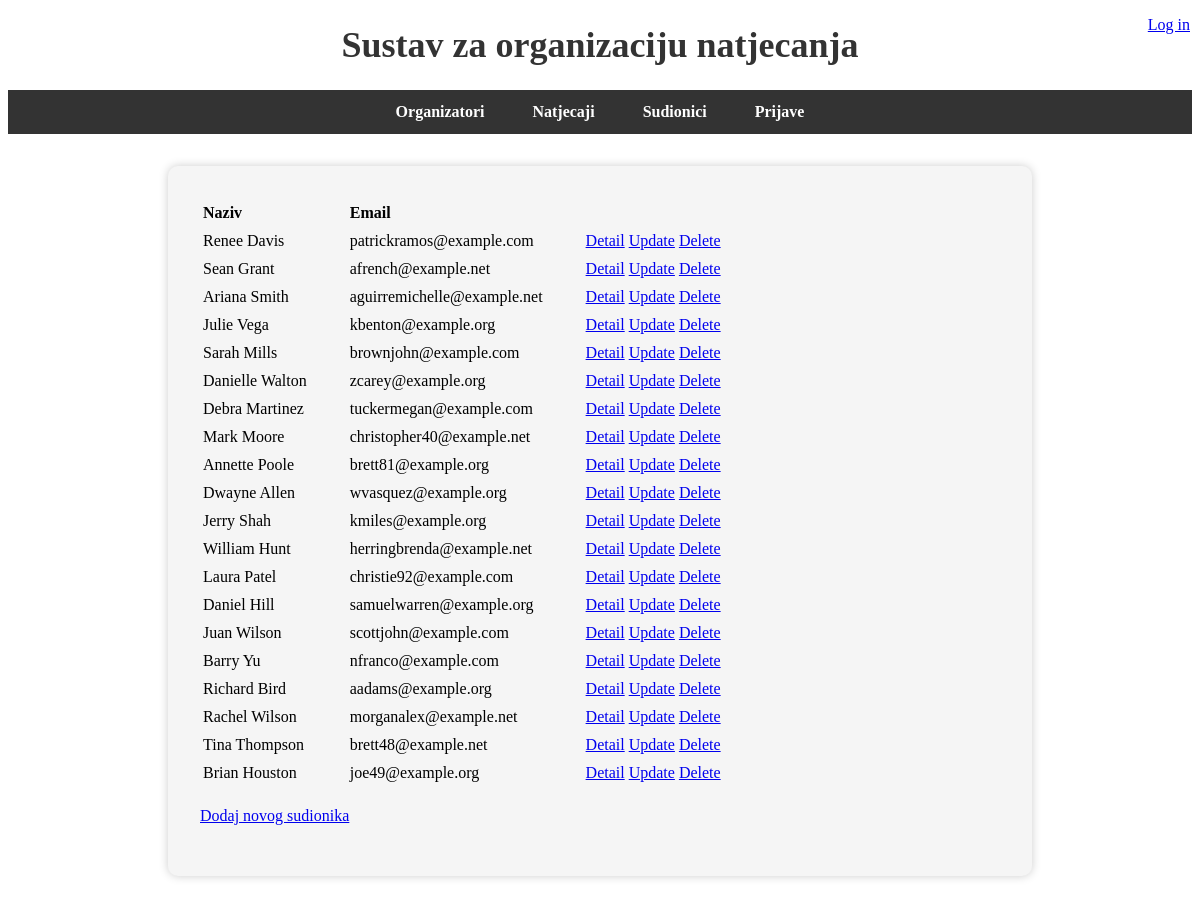
/sudionici/, run on the app's committed database.
### main/models.py (models this page shows, shortened)
class Sudionik(models.Model):
    sudionik_naziv = models.CharField(max_length=255)
    sudionik_email = models.EmailField()

### main/views.py (the view)
# urls.py: path('sudionici/', views.sudionik_list, name='sudionik_list'),
def sudionik_list(request):
    sudionici = Sudionik.objects.all()
    return render(request, 'sudionici/sudionik_list.html', {'sudionici': sudionici})

### templates/sudionici/sudionik_list.html
{% extends "index.html" %}
{% block content %}
<table>
  <thead style="text-align: left;">
    <tr>
      <th>Naziv</th>
      <th>Email</th>
    </tr>
  </thead>
  <tbody>
    {% for sudionik in sudionici %}
      <tr>
        <td style="padding-right: 40px;">{{ sudionik.sudionik_naziv }}</td>
        <td style="padding-right: 40px;">{{ sudionik.sudionik_email }}</td>
        <td>
          <a href="{% url 'sudionik_detail' sudionik.pk %}">Detail</a>
          <a href="{% url 'sudionik_update' sudionik.pk %}">Update</a>
          <a href="{% url 'sudionik_delete' sudionik.pk %}">Delete</a>
        </td>
      </tr>
    {% endfor %}
  </tbody>
</table>
<p><a href="{% url 'sudionik_create' %}">Dodaj novog sudionika</a></p>
{% endblock %}

### data on the page
Sudionik: sudionik_naziv "Renee Davis", sudionik_email "patrickramos@example.com"
Sudionik: sudionik_naziv "Sean Grant", sudionik_email "afrench@example.net"
Sudionik: sudionik_naziv "Ariana Smith", sudionik_email "aguirremichelle@example.net"
Sudionik: sudionik_naziv "Julie Vega", sudionik_email "kbenton@example.org"
Sudionik: sudionik_naziv "Sarah Mills", sudionik_email "brownjohn@example.com"
Sudionik: sudionik_naziv "Danielle Walton", sudionik_email "zcarey@example.org"
Sudionik: sudionik_naziv "Debra Martinez", sudionik_email "tuckermegan@example.com"
Sudionik: sudionik_naziv "Mark Moore", sudionik_email "christopher40@example.net"
Sudionik: sudionik_naziv "Annette Poole", sudionik_email "brett81@example.org"
Sudionik: sudionik_naziv "Dwayne Allen", sudionik_email "wvasquez@example.org"
Sudionik: sudionik_naziv "Jerry Shah", sudionik_email "kmiles@example.org"
Sudionik: sudionik_naziv "William Hunt", sudionik_email "herringbrenda@example.net"
Sudionik: sudionik_naziv "Laura Patel", sudionik_email "christie92@example.com"
Sudionik: sudionik_naziv "Daniel Hill", sudionik_email "samuelwarren@example.org"
Sudionik: sudionik_naziv "Juan Wilson", sudionik_email "scottjohn@example.com"
Sudionik: sudionik_naziv "Barry Yu", sudionik_email "nfranco@example.com"
Sudionik: sudionik_naziv "Richard Bird", sudionik_email "aadams@example.org"
Sudionik: sudionik_naziv "Rachel Wilson", sudionik_email "morganalex@example.net"
Sudionik: sudionik_naziv "Tina Thompson", sudionik_email "brett48@example.net"
Sudionik: sudionik_naziv "Brian Houston", sudionik_email "joe49@example.org"
